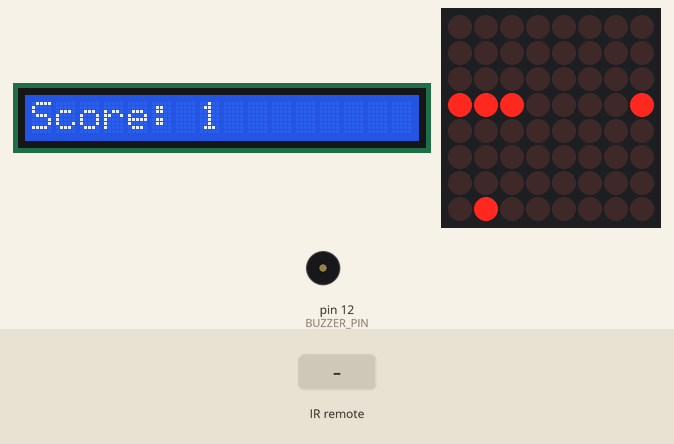
Recording of a sketch running on a simulated Arduino Uno, built with avr-gcc and run on an emulated ATmega328P. On the bench: 16×1 character LCD, 8×8 LED matrix, buzzer (waves = sounding, pin HIGH). The inputs (shaded band) are chosen by the test bench. Random numbers use the default seed unless the sketch sets one.

Above: at 1.2 s.
1.3 s: infrared code 0xFF18E7 received
At 1.43 s:
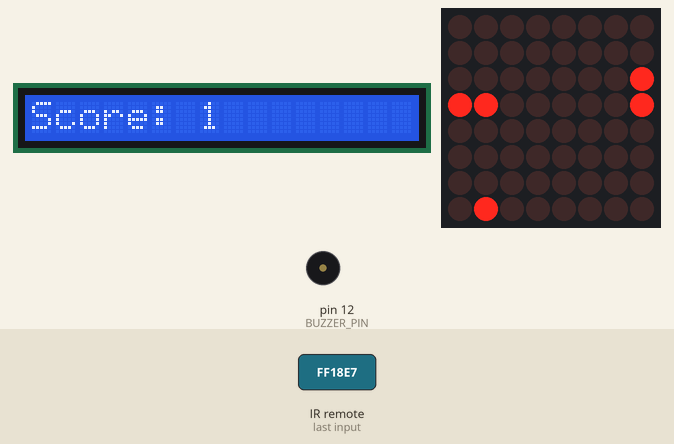
3.4 s: infrared code 0xFF10EF received
At 3.63 s:
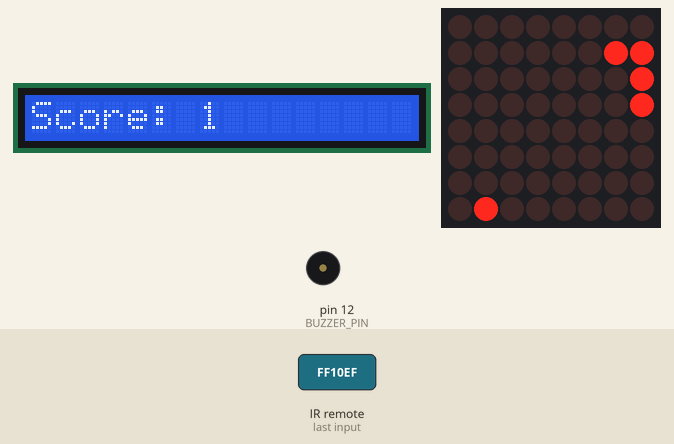
5.6 s: infrared code 0xFF4AB5 received
At 5.83 s:
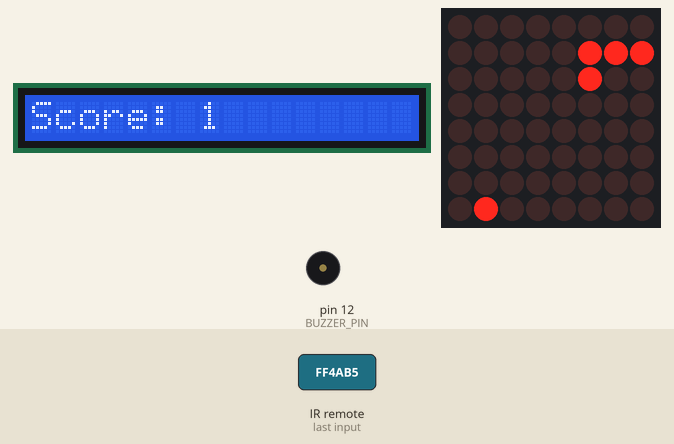
7.8 s: infrared code 0xFF5AA5 received
At 8.03 s:
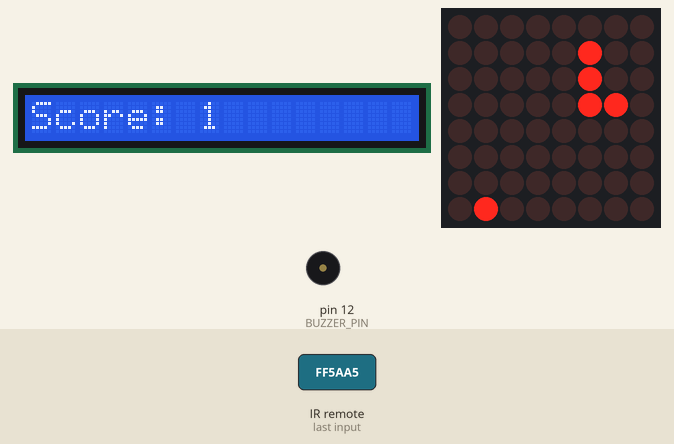
10.0 s: infrared code 0xFF18E7 received
At 10.23 s:
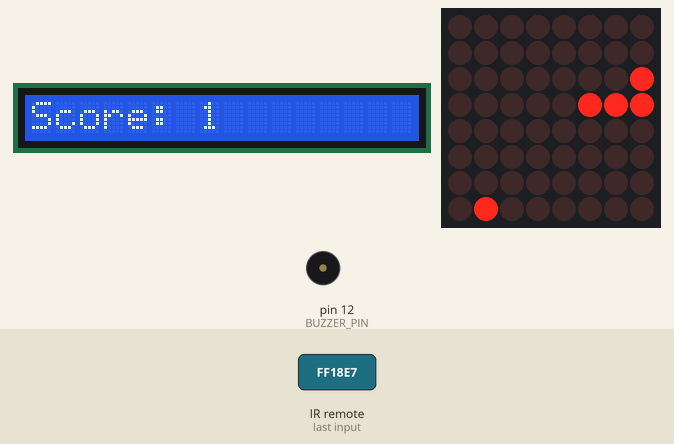
11.8 s: infrared code 0xFF10EF received
At 11.99 s:
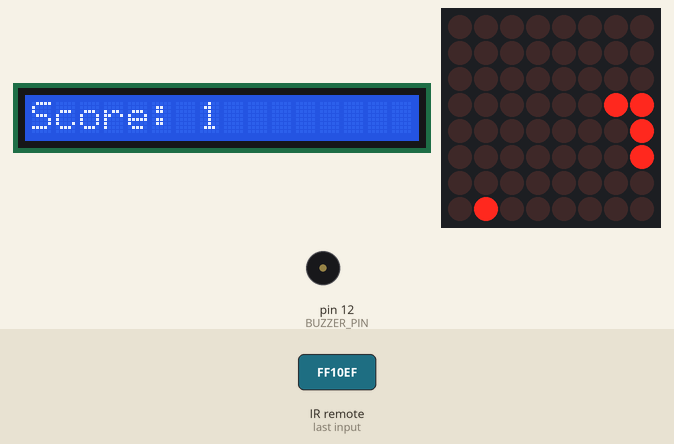
Timing chart, 0 to 14.6 s (numbered marks = the images above; inputs shaded):
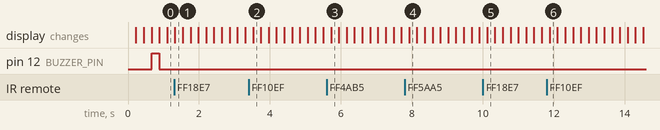

The sketch:

sketch_aug31a.ino
```cpp
#include <LiquidCrystal.h>
#include "LedControl.h"
#include "LinkedList.h"
#include "IRremote.h"

#define start_parts_number 3
#define refresh_time 220  // in milliseconds

#define matrix_first 0
#define matrix_last 7

#define start_collumn 4
#define start_row 3

typedef struct coordinates { int row, collumn; } coordinates;
enum class Move { LEFT, RIGHT, UP, DOWN };

const int DIN = 8, CLK = 10, CS = 9;
LedControl panel = LedControl(DIN, CLK, CS, 1);

const int RS = 2, EN = 3, D4 = 4, D5 = 5, D6 = 6, D7 = 7;
LiquidCrystal lcd(RS, EN, D4, D5, D6, D7);

const int BUZZER_PIN = 12;

const int RECV_PIN = 11;
IRrecv irrecv(RECV_PIN);
decode_results results;


Move prev_move, myMove;
LinkedList<coordinates> parts;
coordinates food;

unsigned int score;
unsigned int times = 1;


void setup() {
  pinMode(RECV_PIN, INPUT);
  pinMode(BUZZER_PIN, OUTPUT);

  irrecv.enableIRIn();
  irrecv.blink13(true);

  panel.shutdown(0, false);

  lcd.begin(16,1);

  set_initial_conditions();

}


void loop() {
  if (irrecv.decode(&results)) {  //signal get
    if (results.value == 0xFF18E7 && prev_move != Move::DOWN)  // 2 = UP
      myMove = Move::UP;
    else if (results.value == 0xFF10EF && prev_move != Move::RIGHT)  // 4 = LEFT
      myMove = Move::LEFT;
    else if (results.value == 0xFF5AA5 && prev_move != Move::LEFT)  // 6  = RIGHT
      myMove = Move::RIGHT;
    else if (results.value == 0xFF4AB5 && prev_move != Move::UP)  // 8 = DOWN
      myMove = Move::DOWN;

    irrecv.resume();
  }

  if (millis() / refresh_time == times) { // refresh every refresh_time ms

    digitalWrite(BUZZER_PIN, LOW);  // buzzer deactivate

    prev_move = myMove;

    panel.clearDisplay(0);
    moveParts();
    print_parts();
    print_food();

    if (hasEatenFood()) {
      coordinates newLast = {.row = parts.get(parts.size() - 1).row,
                             .collumn = parts.get(parts.size() - 1)
                                            .collumn};  // creates last at the
                                                        // same position with
                                                        // the previous last
      parts.add(newLast);
      setNewFoodPosition();

      digitalWrite(BUZZER_PIN, HIGH); // buzzer activate

      score++;
      printScore();
    }


    if (isTheEnd())
      set_initial_conditions();


    times++;

  }
}


void printScore() { lcd.clear(); lcd.print("Score: "); lcd.print(score); }

void print_parts() {
  for (int i = 0; i < parts.size(); i++)
    panel.setLed(0, parts.get(i).row, parts.get(i).collumn,
                 true);  // turns on LED at collumn, row
}

void print_food() { panel.setLed(0, food.row, food.collumn, true); }

void set_initial_conditions() {
  myMove = Move::LEFT;
  prev_move = Move::LEFT;

  food.row = 3;
  food.collumn = 1;

  parts.clear();
  for (int i = 0; i < start_parts_number; i++) {
    coordinates temp;
    temp.row = start_row;
    temp.collumn = start_collumn + i;
    parts.add(temp);
  }


  print_parts();
  print_food();

  score = 0;
  printScore();
}

bool isTheEnd() {
  for (int i = 1; i < parts.size(); i++)
    if (parts.get(0).row == parts.get(i).row &&
        parts.get(0).collumn == parts.get(i).collumn)
      return true;

  return false;
}

bool hasEatenFood() {
  return parts.get(0).row == food.row && parts.get(0).collumn == food.collumn;
}

bool isSnakePosition(coordinates coo) {
  for (int i = 0; i < parts.size(); i++)
    if (coo.row == parts.get(i).row && coo.collumn == parts.get(i).collumn)
      return true;

  return false;
}

void setNewFoodPosition() {
  coordinates newPos = {.row = (int)random(0, 8), .collumn = (int)random(0, 8)};

  while (isSnakePosition(newPos)) {
    newPos.row = random(0, 8);
    newPos.collumn = random(0, 8);
  }

  food = newPos;
}

void moveParts() {
  int x, y;

  if (prev_move == Move::LEFT) {
    x = -1;
    y = 0;
  } else if (prev_move == Move::RIGHT) {
    x = 1;
    y = 0;
  } else if (prev_move == Move::UP) {
    x = 0;
    y = -1;
  } else  // prev_move==Move::DOWN
  {
    x = 0;
    y = 1;
  }

  coordinates newFirst = parts.pop();
  newFirst.row = parts.get(0).row + y;
  newFirst.collumn = parts.get(0).collumn + x;

  if (newFirst.row > matrix_last)
    newFirst.row = matrix_first;
  else if (newFirst.row < matrix_first)
    newFirst.row = matrix_last;
  if (newFirst.collumn > matrix_last)
    newFirst.collumn = matrix_first;
  else if (newFirst.collumn < matrix_first)
    newFirst.collumn = matrix_last;

  parts.unshift(newFirst);  // adds last to the first position
}
```
